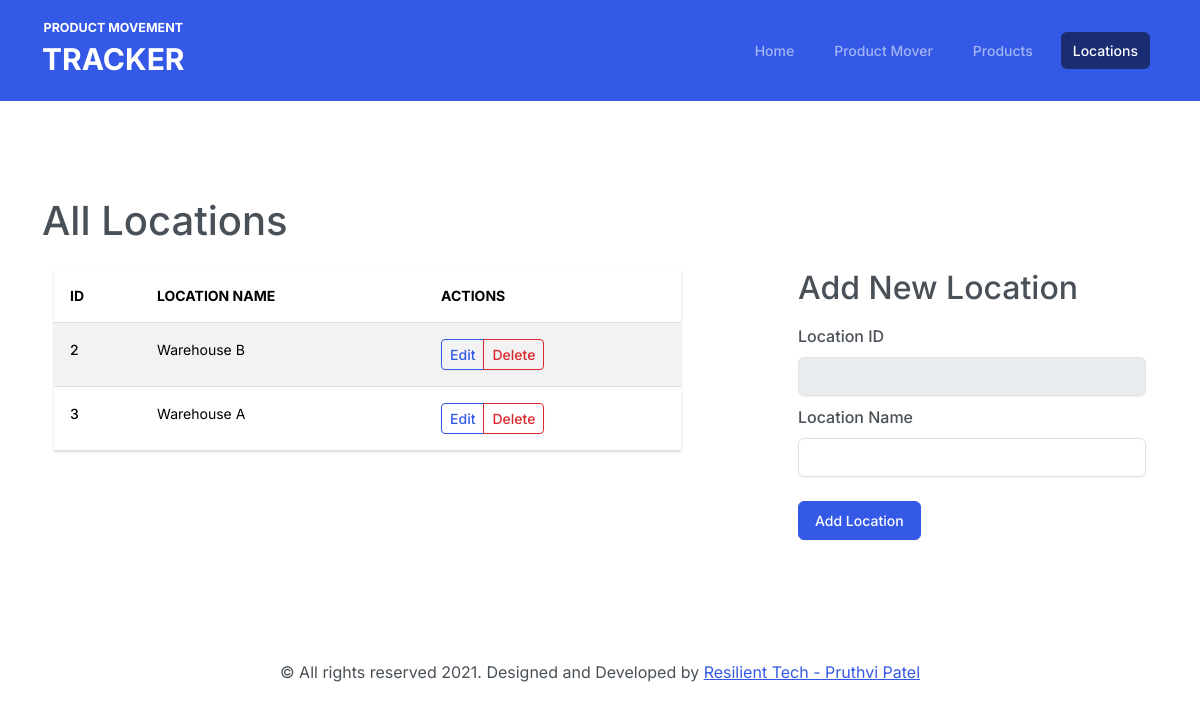
/locations, run on the app's committed database.
### app/models.py (models this page shows, shortened)
class Location(db.Model):
    id = db.Column(db.Integer, primary_key=True)
    name = db.Column(db.String(255), nullable=False)

### app/routes.py (the view)
@app.route("/locations", methods=["GET", "POST"])
def locations():
    locations = fetch_locations()
    location_form = LocationForm()
    if location_form.validate_on_submit():
        location = Location(name=location_form.location_name.data)
        db.session.add(location)
        db.session.commit()
        flash(f"{location_form.location_name.data} added successfully!", "success")
        return redirect(url_for("locations"))
    return render_template("locations.jinja", locations=locations, form=location_form)

### app/forms.py
class LocationForm(FlaskForm):
    location_id = StringField("Location ID")
    location_name = StringField("Location Name", validators=[DataRequired()])
    submit = SubmitField("Add Location")

### app/helpers.py (called while the page is built)
def fetch_locations():
    return Location.query.all()

### app/templates/locations.jinja (shortened to what this page needs)
{% extends 'base.jinja' %}{% set active_page = "locations" %}
{% block content %}
<div class="main-content my-5">
  <h1>All Locations</h1>
  <div class="container mt-4">
    <div class="row">
      <div class="col-md-7">
        {% if locations|length > 0 %}
        <table class="table table-striped table-hover">
          <thead>
            <tr>
              <th scope="col">ID</th>
              <th scope="col">Location Name</th>
              <th scope="col">Actions</th>
            </tr>
          </thead>
          <tbody>
            {% for location in locations %}
            <tr>
              <th scope="row">{{ location.id }}</th>
              <td>{{ location.name }}</td>
              <td>
              <form action="/locations/delete" method="POST">
                <div class="btn-group" role="group" aria-label="Basic example">
                  <a
                    href="/locations/{{location.id}}"
                    class="btn btn-sm btn-outline-primary"
                  >
                    Edit
                  </a>
                  <button type="submit" class="btn btn-sm btn-outline-danger" name="location_id" value="{{location.id}}">Delete</button>
                </div>
                </form>
              </td>
            </tr>
            {% endfor %}
          </tbody>
        </table>
        {% else %}
        <h5 class="text-info">No Locations available. Add new Locations -></h5>
        {% endif %}
      </div>
      <div class="offset-md-1 col-md-4">
      {% if  not current_location %}
      <h2>Add New Location</h2>
      {% else %}
      <p class="mb-1"><- <a class='h6' href='/locations'>All locations</a> </p>
      <h2>Edit Location</h2>
      {% endif %}
        <form action="" method="POST" novalidate>
          <div class="form-group">
            {% set location_id_value = current_location.id if current_location else "" %}
            {{ form.location_id.label(class="col-form-label") }}
            {% if form.location_id.errors|length > 0 %}
              {{ form.location_id(class="form-control is-invalid", disabled='disabled', value=location_id_value) }}
              <div class="invalid-feedback">{{ form.location_id.errors[0] }}</div>
            {% else %}
              {{ form.location_id(class="form-control", disabled='disabled', value=location_id_value) }}
            {% endif %}
          </div>
          <div class="form-group">
            {% set location_name_value = current_location.name if current_location else "" %}
            {{ form.location_name.label(class="col-form-label") }}
            {% if form.location_name.errors|length > 0 %}
            {{ form.location_name(class="form-control is-invalid", value=location_name_value) }}
            <div class="invalid-feedback">
              {{ form.location_name.errors[0] }}
            </div>
            {% else %}
            {{ form.location_name(class="form-control", value=location_name_value) }}
            {% endif %}
          </div>
          {{ form.submit(class="btn btn-primary mt-4", value="Add Location" if not current_location else "Edit Location") }}
        </form>
      </div>
    </div>
  </div>
</div>
{% endblock %}

### app/static/css/style.css (style rules this page uses)
th[scope="col"] { font-weight: bold; }

### data on the page
Location: id "2", name "Warehouse B"
Location: id "3", name "Warehouse A"

### other printed values
{{ caption|e }} "Home" "Product Mover" "Products" "Locations"
